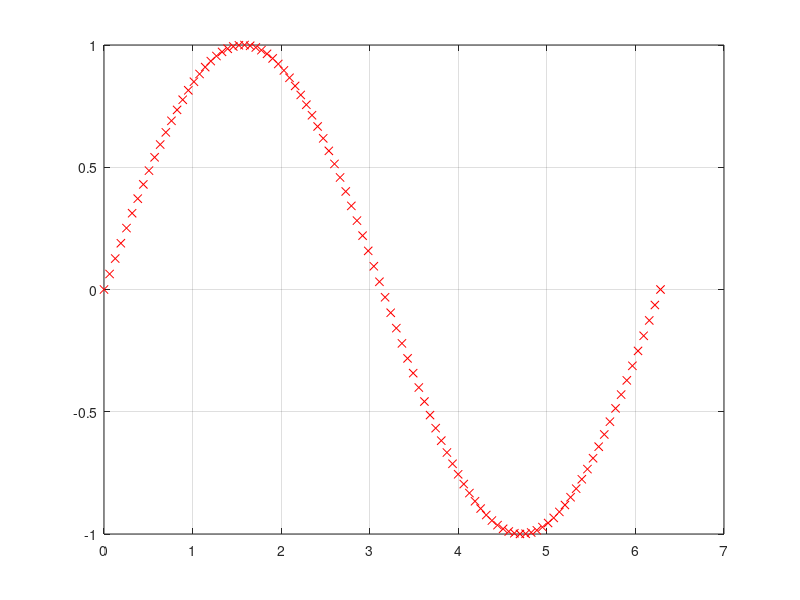

Recreate this plot in MATLAB. (Note: this script raises an error after producing the figure.)
%% Task 1: Sine function approximation

% The task is the simple way to study MATLAB Neural Network Start module
% (nnstart) as a part of Deep Learning Toolbox 
%
% The task deals with sin(x) approximation. The main question is how well
% an ANN in data interpoltion and extrapolation. 
%
%  For this task, you will need to change code in this file
%  in the highlighted regions and create a function that represents the
%  trained ANN

%% Initialization and settings
clear ; close all; clc

%Data for training
N=100;%number of inputs and targets
range=[0 2*pi];%range of inputs
NEnh=1000; rangeEnh=[0 4*pi];% enhanced values

%% 1. Dataset
X=linspace(range(1),range(2),N);% inputs
Y=sin(X);%targets
m = length(Y); % number of training examples

%% 2. Visualization
figure
plot(X,Y,'xr');
grid on

%% 3. Made and save the ANN using nnstart module
nnstart% start nnstart
%Train the ANN and save it using "MATLAB Matrix-Only Funtion" 

%Test the ANN in a point
x=pi/3;
y=sin(x)
[h] = myNeuralNetworkFunction(x)
Error=y-h
%% 4. Testing and visualization with enhanced data
X=0;Y=0;H=0;%just in case

% ====================== YOUR CODE HERE ======================
% Instructions: Compute enhanced X and Y matrices using rangeEnh.
%               Compute H using myNeuralNetworkFunction.m 
% Hint: You can use whole matrix X to compute H in one line



% =========================================================================
plotData(X,Y,H)
